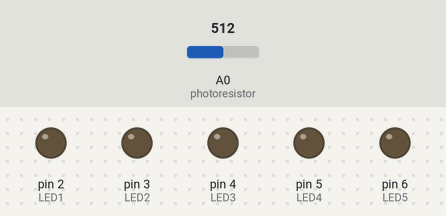
Bench run of a sketch on a simulated Arduino Uno, built with avr-gcc and run on an emulated ATmega328P. On the bench: output pins drawn as LEDs (lit = HIGH). Inputs (shaded band) come from the test bench; at power-on: A0 (photoresistor) = 512.

Above: at 1.2 s.
1.3 s: A0 (photoresistor) set to 218
2.8 s: A0 (photoresistor) set to 189
At 3.7 s:
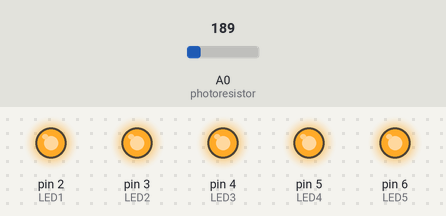
4.3 s: A0 (photoresistor) set to 210
At 4.8 s:
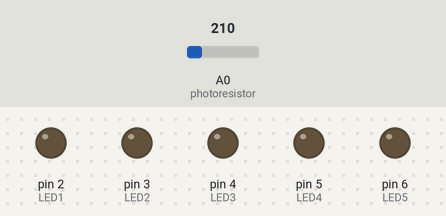
5.8 s: A0 (photoresistor) set to 190
At 7.2 s:
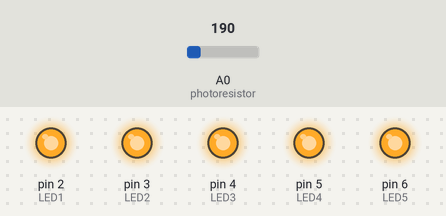
Timing chart, 0 to 8.3 s (numbered marks = the images above; inputs shaded):
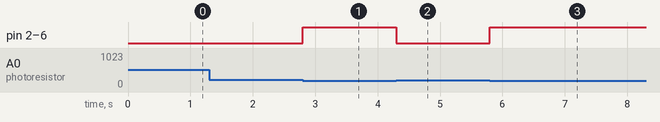

Measured:
- the behaviour switches between 201 and 200 on A0 (photoresistor) (found by bisection; images 0 and 1)
- after the input at 1.3 s, every drawn part: stays the same
- after the input at 2.8 s, pin 2 (LED1), pin 3 (LED2), pin 4 (LED3), pin 5 (LED4), pin 6 (LED5): LOW → HIGH at once
- after the input at 4.3 s, pin 2 (LED1), pin 3 (LED2), pin 4 (LED3), pin 5 (LED4), pin 6 (LED5): HIGH → LOW at once
- after the input at 5.8 s, pin 2 (LED1), pin 3 (LED2), pin 4 (LED3), pin 5 (LED4), pin 6 (LED5): LOW → HIGH at once

The sketch:

sistemdeiluminare.ino
```cpp
int LED1 = 2;
int LED2 = 3;
int LED3 = 4;
int LED4 = 5;
int LED5 = 6;
int photoresistor = A0;
int threshold = 200;

void setup() {
  pinMode(LED1, OUTPUT);
  pinMode(LED2, OUTPUT);
  pinMode(LED3, OUTPUT);
  pinMode(LED4, OUTPUT);
  pinMode(LED5, OUTPUT);
}

void loop() {
  int lightLevel = analogRead(photoresistor);

  if (lightLevel <= threshold) {
    digitalWrite(LED1, HIGH);
    digitalWrite(LED2, HIGH);
    digitalWrite(LED3, HIGH);
    digitalWrite(LED4, HIGH);
    digitalWrite(LED5, HIGH);
  } else {
    digitalWrite(LED1, LOW);
    digitalWrite(LED2, LOW);
    digitalWrite(LED3, LOW);
    digitalWrite(LED4, LOW);
    digitalWrite(LED5, LOW);
  }
}
```
